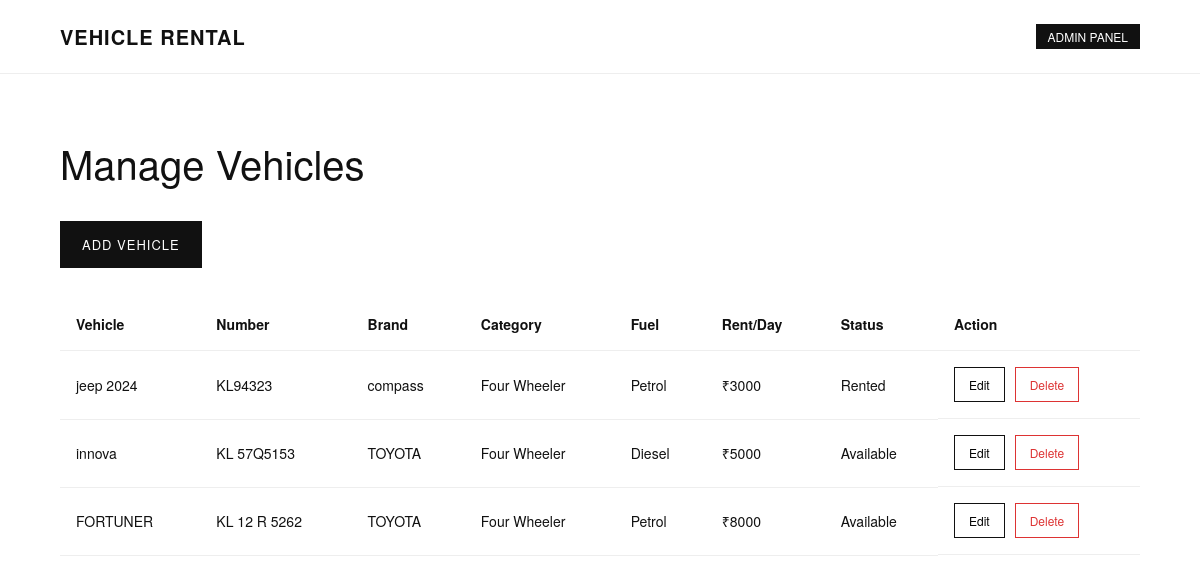
The page /manage_vehicle/ on the database its author committed.
### vehicle/models.py (models this page shows)
class Vehicle(models.Model):
    vehicle_name = models.CharField(max_length=100)
    vehicle_number = models.CharField(max_length=50)
    brand = models.CharField(max_length=100)
    rent_price = models.IntegerField()
    fuel_type = models.CharField(max_length=20)
    status = models.CharField(max_length=20)
    vehicle_image = models.ImageField(upload_to="vehicles/")
    VEHICLE_TYPES = [
        ("2W", "Two Wheeler"),
        ("3W", "Three Wheeler"),
        ("4W", "Four Wheeler"),
        ("HV", "Heavy Vehicle"),
    ]
    vehicle_type = models.CharField(null=True, max_length=10, choices=VEHICLE_TYPES)

### vehicle/views.py (the view)
# urls.py: path("manage_vehicle/",views.manage_vehicle),
@csrf_exempt
def manage_vehicle(request):
    vehicles = Vehicle.objects.all()
    return render(request, "manage_vehicle.html", {"vehicles": vehicles})

### vehicle/templates/manage_vehicle.html (shortened to what this page needs)
<!DOCTYPE html>
<html lang="en">
<head>
</head>
<body>
<nav>
    <div class="logo">VEHICLE RENTAL</div>
    <a href="{% url 'admin_dashboard' %}" style="text-decoration:none; color:inherit; display:inline-block;">
        <div class="admin-badge">ADMIN PANEL</div>
    </a>
</nav>
<section class="container">
<h1>Manage Vehicles</h1>
<a href="/add_vehicle/" class="add-btn">ADD VEHICLE</a>
<table>
<thead>
<tr>
<th>Vehicle</th>
<th>Number</th>
<th>Brand</th>
<th>Category</th>
<th>Fuel</th>
<th>Rent/Day</th>
<th>Status</th>
<th>Action</th>
</tr>
</thead>
<tbody>
{% for v in vehicles %}
<tr>
    <td>{{ v.vehicle_name }}</td>
    <td>{{ v.vehicle_number }}</td>
    <td>{{ v.brand }}</td>
    <td>
        {% if v.vehicle_type == "2W" %}Two Wheeler
        {% elif v.vehicle_type == "3W" %}Three Wheeler
        {% elif v.vehicle_type == "4W" %}Four Wheeler
        {% elif v.vehicle_type == "HV" %}Heavy Vehicle
        {% else %}-
        {% endif %}
    </td>
    <td>{{ v.fuel_type }}</td>
    <td>₹{{ v.rent_price }}</td>
    <td>{{ v.status }}</td>
<td class="action">
<a href="/edit_vehicle/{{ v.id }}/">
<button>Edit</button>
</a>
<form action="/delete_vehicle/{{ v.id }}/" method="POST">
<button class="delete">Delete</button>
</form>
</td>
</tr>
{% empty %}
<tr>
<td colspan="7">No vehicles available</td>
</tr>
{% endfor %}
</tbody>
</table>
</section>
</body>
</html>

### vehicle/templates/manage_vehicle.html (style rules this page uses)
* { margin: 0; padding: 0; box-sizing: border-box; font-family: "Helvetica Neue", Arial, sans-serif; }
body { background: #ffffff; color: #111; }
nav { display: flex; justify-content: space-between; align-items: center; padding: 22px 60px; border-bottom: 1px solid #eee; }
.logo { font-size: 20px; font-weight: 600; letter-spacing: 1px; }
.admin-badge { font-size: 12px; background: #111; color: #fff; padding: 4px 12px; }
.container { padding: 60px; }
.container h1 { font-size: 40px; font-weight: 500; margin-bottom: 30px; }
.add-btn { display: inline-block; padding: 14px 22px; background: #111; color: #fff; text-decoration: none; font-size: 13px; letter-spacing: 1px; margin-bottom: 30px; }
table { width: 100%; border-collapse: collapse; }
th, td { padding: 16px; border-bottom: 1px solid #eee; text-align: left; font-size: 14px; }
.action { display: flex; gap: 10px; }
button { padding: 8px 14px; border: 1px solid #111; background: #fff; cursor: pointer; font-size: 12px; }
.delete { border: 1px solid #d33; color: #d33; }

### rows shown on the page
Vehicle: vehicle_name "jeep 2024", vehicle_number "KL94323", brand "compass", vehicle_type "Four Wheeler", fuel_type "Petrol", rent_price "3000", status "Rented"
Vehicle: vehicle_name "innova", vehicle_number "KL 57Q5153", brand "TOYOTA", vehicle_type "Four Wheeler", fuel_type "Diesel", rent_price "5000", status "Available"
Vehicle: vehicle_name "FORTUNER", vehicle_number "KL 12 R 5262", brand "TOYOTA", vehicle_type "Four Wheeler", fuel_type "Petrol", rent_price "8000", status "Available"
